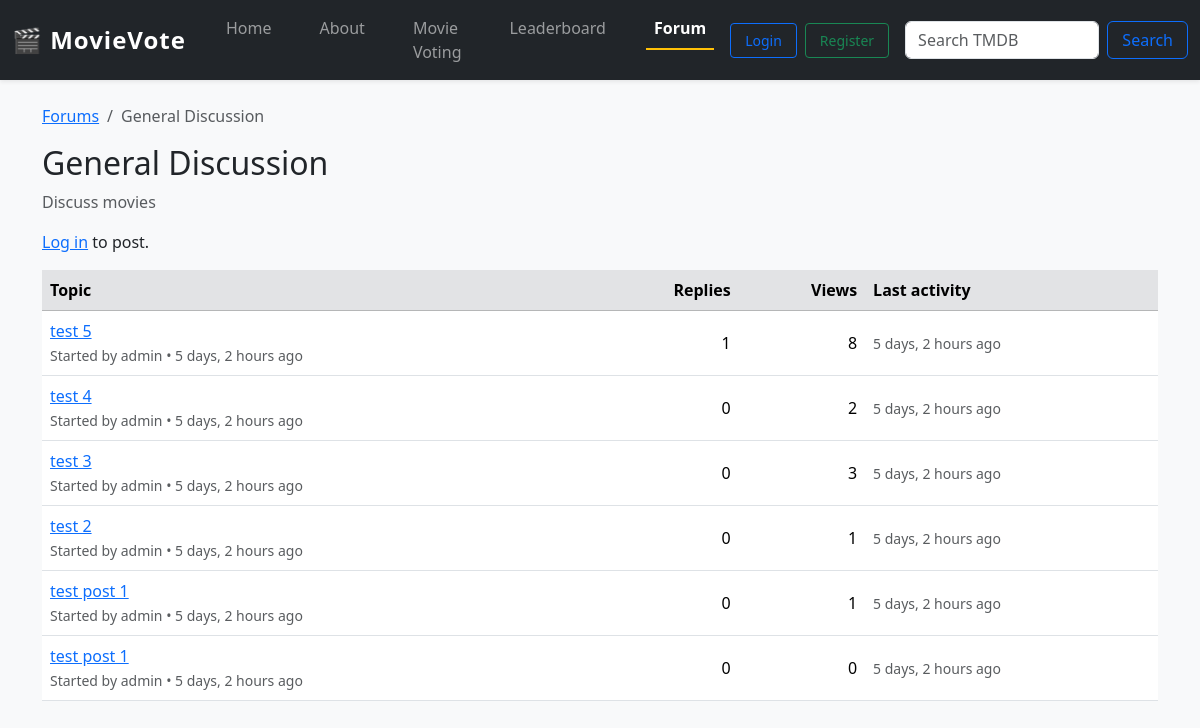
Before: /forum/general-discussion/ with the older database file.
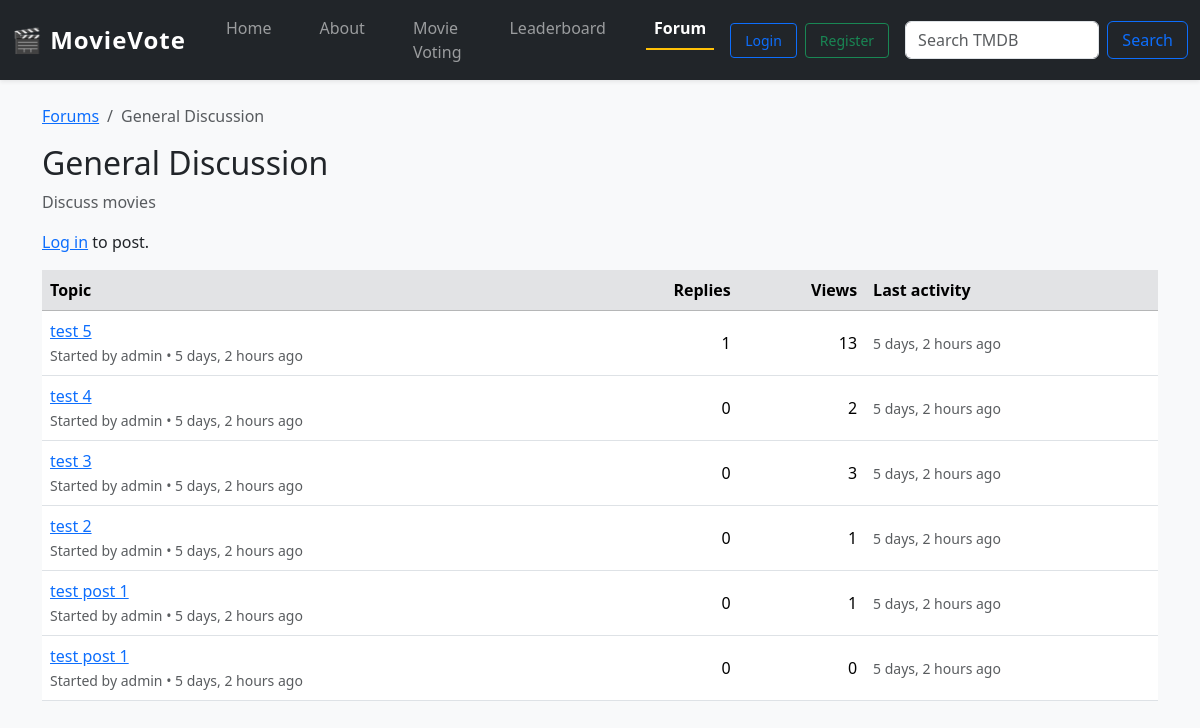
After: the same page with the newer database file.
### forum/models.py (models this page shows, shortened)
class Topic(models.Model):
    forum       = models.ForeignKey(Forum, related_name="topics",
                                    on_delete=models.CASCADE)
    title       = models.CharField(max_length=140)
    slug        = models.SlugField(max_length=150, blank=True)
    starter     = models.ForeignKey(User, on_delete=models.CASCADE)
    created_at  = models.DateTimeField(default=timezone.now)
    updated_at  = models.DateTimeField(default=timezone.now)
    view_count  = models.PositiveIntegerField(default=0)
    reply_count = models.PositiveIntegerField(default=0)
    pinned      = models.BooleanField(default=False)
    locked      = models.BooleanField(default=False)
    class Meta:
        ordering = ("-pinned", "-updated_at")

### forum/views.py (the view)
# urls.py: path("<slug:forum>/",        views.TopicList.as_view(), name="board"),
class TopicList(ListView):
    paginate_by = 25
    template_name = "forum/board.html"
    context_object_name = "topics"
    def get_queryset(self):
        self.board = get_object_or_404(Forum, slug=self.kwargs["forum"])
        return self.board.topics.select_related("starter")
    def get_context_data(self, **kwargs):
        ctx = super().get_context_data(**kwargs)
        ctx["board"] = self.board
        return ctx

### templates/forum/board.html (shortened to what this page needs)
{% extends "movies/base.html" %}
{% load humanize %}
{% block content %}
<nav aria-label="breadcrumb">
  <ol class="breadcrumb">
    <li class="breadcrumb-item"><a href="{% url 'forum:index' %}">Forums</a></li>
    <li class="breadcrumb-item active" aria-current="page">{{ board.name }}</li>
  </ol>
</nav>
<h2>{{ board.name }}</h2>
<p class="text-muted">{{ board.blurb }}</p>
{% if user.is_authenticated %}
  <a class="btn btn-primary mb-3"
     href="{% url 'forum:topic_new' board.slug %}">
     Start New Topic
  </a>
{% else %}
  <p><a href="{% url 'login' %}">Log in</a> to post.</p>
{% endif %}
<div class="table-responsive">
  <table class="table table-hover align-middle">
    <thead class="table-secondary">
      <tr>
        <th>Topic</th>
        <th class="text-end">Replies</th>
        <th class="text-end">Views</th>
        <th>Last activity</th>
      </tr>
    </thead>
    <tbody>
    {% for t in topics %}
      <tr>
        <td>
          <a href="{% url 'forum:topic' board.slug t.pk t.slug %}">
            {{ t.title }}
          </a><br>
          <small class="text-muted">
            Started by {{ t.starter }} • {{ t.created_at|naturaltime }}
          </small>
        </td>
        <td class="text-end">{{ t.reply_count }}</td>
        <td class="text-end">{{ t.view_count }}</td>
        <td class="text-muted small">{{ t.updated_at|naturaltime }}</td>
      </tr>
    {% empty %}
      <tr><td colspan="4">No topics yet.</td></tr>
    {% endfor %}
    </tbody>
  </table>
</div>
{% endblock %}

Changed rows visible on the page:
changed Topic "test 5": view_count "8" → "13"
